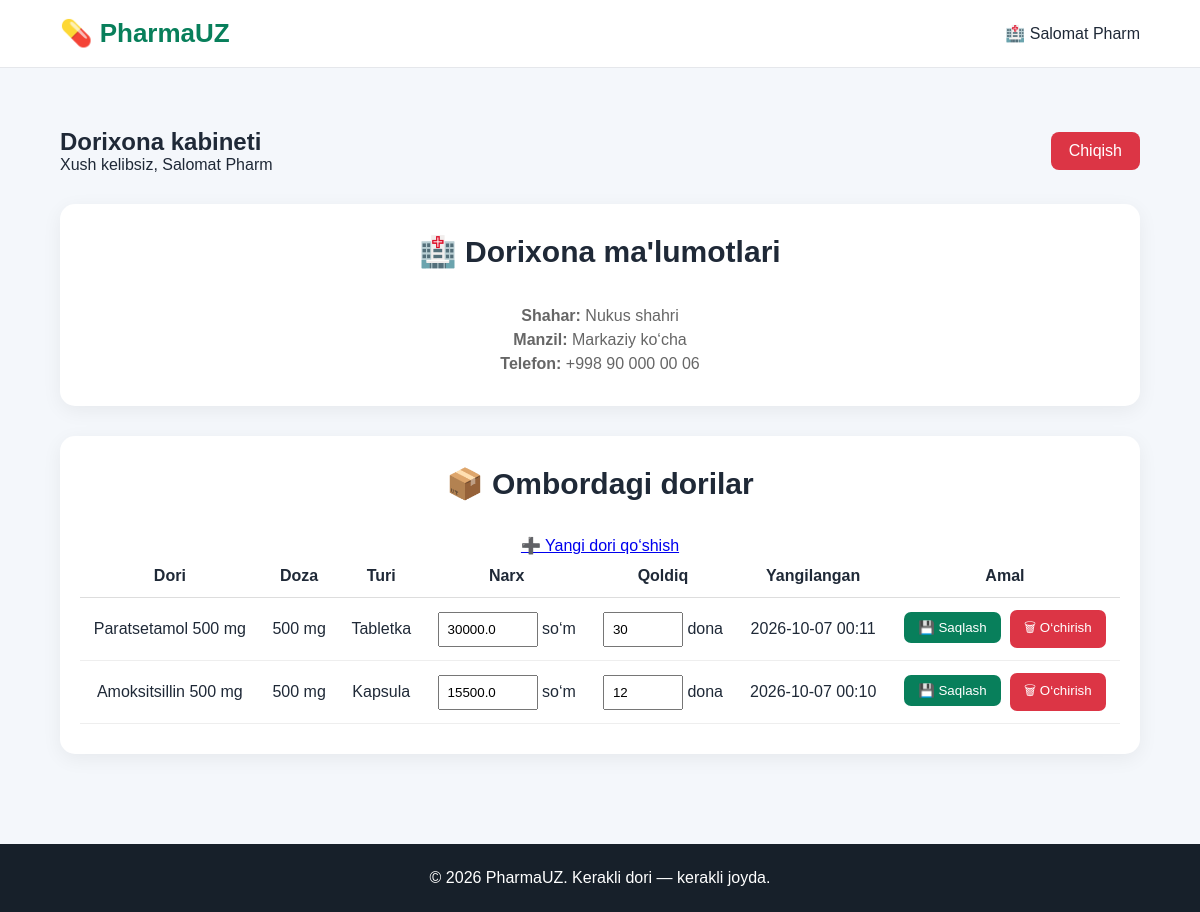
/dashboard (signed in), run on the app's committed database.
### tables this page shows
CREATE TABLE pharmacies (
        id INTEGER PRIMARY KEY AUTOINCREMENT,
        name TEXT NOT NULL,
        city TEXT,
        address TEXT,
        phone TEXT,
        distance REAL,
        username TEXT,
        password TEXT
    , status TEXT DEFAULT 'pending', latitude REAL, longitude REAL);

CREATE TABLE inventory (
            id INTEGER PRIMARY KEY AUTOINCREMENT,
            pharmacy_id INTEGER,
            medicine_id INTEGER,
            price REAL,
            quantity INTEGER,
            updated_at TEXT,
            FOREIGN KEY (pharmacy_id) REFERENCES pharmacies(id),
            FOREIGN KEY (medicine_id) REFERENCES medicines(id)
        );

CREATE TABLE medicines (
            id INTEGER PRIMARY KEY AUTOINCREMENT,
            name TEXT NOT NULL,
            active_ingredient TEXT,
            manufacturer TEXT,
            dosage TEXT,
            form TEXT,
            prescription_required INTEGER DEFAULT 0
        );

### PharmaUZ.py (the view)
@app.route("/dashboard")
def dashboard():
    if "pharmacy_id" not in session:
        return redirect("/login")
    pharmacy_id = session["pharmacy_id"]
    conn = get_db()
    pharmacy = conn.execute("""
        SELECT *
        FROM pharmacies
        WHERE id = ?
    """, (pharmacy_id,)).fetchone()
    products = conn.execute("""
        SELECT
            inventory.id AS inventory_id,
            medicines.name,
            medicines.dosage,
            medicines.form,
            inventory.price,
            inventory.quantity,
            inventory.updated_at
        FROM inventory
        JOIN medicines
            ON medicines.id = inventory.medicine_id
        WHERE inventory.pharmacy_id = ?
    """, (pharmacy_id,)).fetchall()
    conn.close()
    return render_template(
        "dashboard.html",
        pharmacy=pharmacy,
        products=products
    )

### PharmaUZ.py (called while the page is built)
def get_db():
    conn = sqlite3.connect(DATABASE)
    conn.row_factory = sqlite3.Row
    return conn

### templates/dashboard.html (shortened to what this page needs)
<!DOCTYPE html>
<html lang="uz">
<head>
    <link rel="stylesheet"
          href="{{ url_for('static', filename='style.css') }}">
</head>
<body>
<header class="header">
    <div class="container">
        <div class="logo">
            💊 PharmaUZ
        </div>
        <div>
            🏥 {{ pharmacy["name"] }}
        </div>
    </div>
</header>
<main>
<section class="features">
<div class="container">
    <div style="
        display:flex;
        justify-content:space-between;
        align-items:center;
        margin-bottom:30px;
    ">
        <div>
            <h1>
                Dorixona kabineti
            </h1>
            <p>
                Xush kelibsiz, {{ pharmacy["name"] }}
            </p>
        </div>
        <a href="/logout"
           style="
           padding:10px 18px;
           background:#dc3545;
           color:white;
           text-decoration:none;
           border-radius:8px;
           ">
            Chiqish
        </a>
    </div>
    <div class="feature-card"
         style="margin-bottom:30px;">
        <h2>🏥 Dorixona ma'lumotlari</h2>
        <p>
            <b>Shahar:</b>
            {{ pharmacy["city"] }}
        </p>
        <p>
            <b>Manzil:</b>
            {{ pharmacy["address"] }}
        </p>
        <p>
            <b>Telefon:</b>
            {{ pharmacy["phone"] }}
        </p>
    </div>
    <div class="feature-card">
        <h2>
            📦 Ombordagi dorilar
        </h2>
	<a href="/inventory/add">
    ➕ Yangi dori qo‘shish
	</a>
        <br>
        {% if products %}
        <div style="overflow-x:auto;">
        <table style="
            width:100%;
            border-collapse:collapse;
        ">
            <thead>
                <tr>
                    <th style="padding:12px;border-bottom:1px solid #ddd;">
                        Dori
                    </th>
                    <th style="padding:12px;border-bottom:1px solid #ddd;">
                        Doza
                    </th>
                    <th style="padding:12px;border-bottom:1px solid #ddd;">
                        Turi
                    </th>
                    <th style="padding:12px;border-bottom:1px solid #ddd;">
                        Narx
                    </th>
                    <th style="padding:12px;border-bottom:1px solid #ddd;">
                        Qoldiq
                    </th>
                    <th style="padding:12px;border-bottom:1px solid #ddd;">
                        Yangilangan
                    </th>
		<th style="padding:12px;border-bottom:1px solid #ddd;">
    			Amal
		</th>
                </tr>
            </thead>
            <tbody>
            {% for product in products %}
                <tr>
                    <td style="padding:12px;border-bottom:1px solid #eee;">
                        {{ product["name"] }}
                    </td>
                    <td style="padding:12px;border-bottom:1px solid #eee;">
                        {{ product["dosage"] }}
                    </td>
                    <td style="padding:12px;border-bottom:1px solid #eee;">
                        {{ product["form"] }}
                    </td>
                    <td style="padding:12px;border-bottom:1px solid #eee;">
    <input
        type="number"
        name="price"
        value="{{ product['price'] }}"
	form="form-{{ product['inventory_id'] }}"
        style="
            width:100px;
            padding:8px;
        "
    >
    so‘m
</td>
                    <td style="padding:12px;border-bottom:1px solid #eee;">
    <input
        type="number"
        name="quantity"
        value="{{ product['quantity'] }}"
	form="form-{{ product['inventory_id'] }}"
        style="
            width:80px;
            padding:8px;
        "
    >
    dona
</td>
                    <td style="padding:12px;border-bottom:1px solid #eee;">
    {{ product["updated_at"] }}
</td>
<td style="padding:12px;border-bottom:1px solid #eee;">
    <button
        type="submit"
        form="form-{{ product['inventory_id'] }}"
        style="
            padding:8px 14px;
            border:none;
            background:#087f5b;
            color:white;
            border-radius:7px;
            cursor:pointer;
        "
    >
        💾 Saqlash
    </button>
<form
    action="/inventory/delete/{{ product['inventory_id'] }}"
    method="post"
    style="display:inline;"
>
    <button
        type="submit"
        style="
            padding:8px 14px;
            border:none;
            background:#dc3545;
            color:white;
            border-radius:7px;
            cursor:pointer;
            margin-left:5px;
        "
    >
        🗑 O‘chirish
    </button>
</form>
</td>
</tr>
            {% endfor %}
            </tbody>
        </table>
        </div>
        {% else %}
        <p>
            Omborda hozircha dori mavjud emas.
        </p>
        {% endif %}
    </div>
</div>
</section>
</main>
<footer>
    <p>
        © 2026 PharmaUZ.
        Kerakli dori — kerakli joyda.
    </p>
</footer>
</body>
</html>

### static/style.css (style rules this page uses)
* { margin: 0; padding: 0; box-sizing: border-box; }
body { font-family: Arial, sans-serif; background: #f4f7fb; color: #1f2937; }
.container { width: 90%; max-width: 1100px; margin: auto; }
.header { background: white; border-bottom: 1px solid #e5e7eb; padding: 18px 0; }
.header .container { display: flex; justify-content: space-between; align-items: center; }
.logo { font-size: 26px; font-weight: bold; color: #087f5b; }
.features { padding: 60px 0; }
.features h2 { text-align: center; margin-bottom: 35px; font-size: 30px; }
.feature-card { background: white; padding: 30px 20px; border-radius: 15px; text-align: center; box-shadow: 0 5px 20px rgba(0, 0, 0, 0.06); }
.feature-card p { color: #666; line-height: 1.5; }
footer { background: #17202a; color: white; text-align: center; padding: 25px; margin-top: 30px; }

### data on the page
pharmacies: name "Salomat Pharm", city "Nukus shahri", address "Markaziy ko‘cha", phone "+998 90 000 00 06"
inventory: name "Paratsetamol 500 mg", dosage "500 mg", form "Tabletka", price "30000.0", quantity "30", updated_at "2026-10-07 00:11"
inventory: name "Amoksitsillin 500 mg", dosage "500 mg", form "Kapsula", price "15500.0", quantity "12", updated_at "2026-10-07 00:10"
